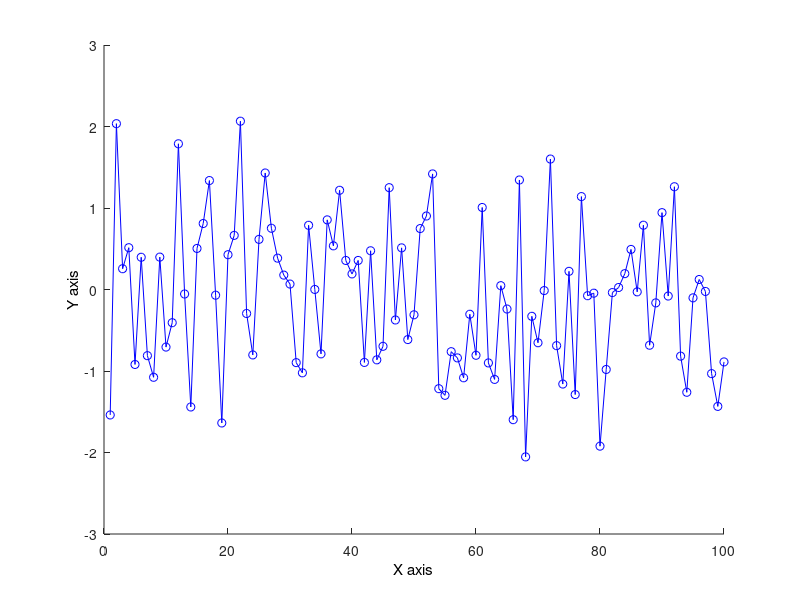

This figure's MATLAB source: (Note: this script raises an error after producing the figure.)
figure; clf;
fig1=gca;
set(fig1,'XScale','linear','YScale','linear')
set(0, 'DefaultAxesFontSize', 12)
set(get(fig1,'XLabel'),'String','X axis')
set(get(fig1,'YLabel'),'String','Y axis')

xData = 1:100;
yData = randn(1,100);

%add a line object to the figure
line1 = line(xData,yData,'Parent',fig1);
%set line properties
set(line1,'LineStyle','-','Marker','o','Color','b','DisplayName','lineOne');

%or use this quick convenience function I use
addLineToAxis(xData,2.*yData,'lineTwo',fig1,'r','--','x')

makeAxisStruct(fig1,'fileName' ,'directoryName') %will save as 'fileName.h5'